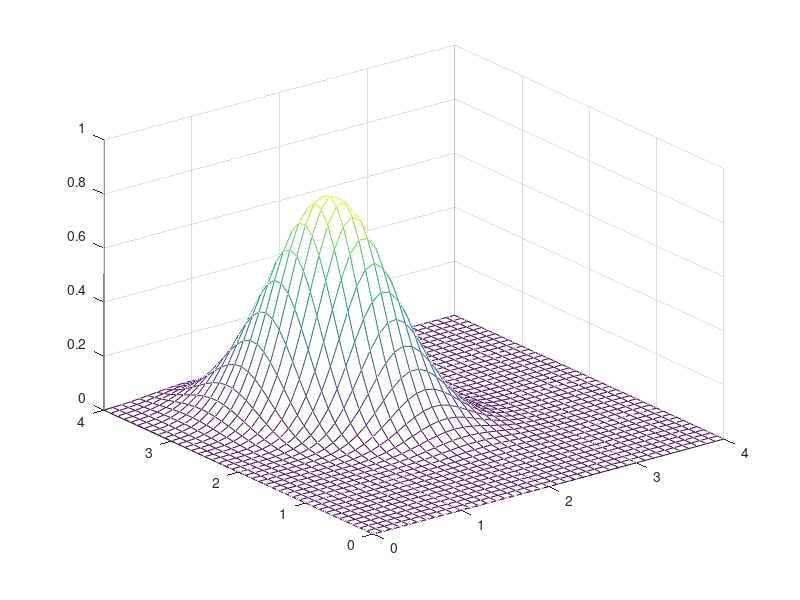
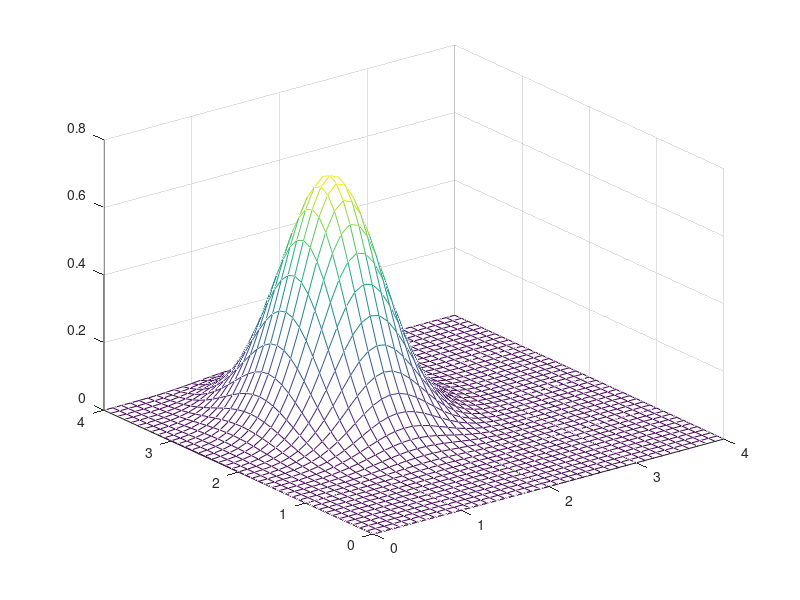

The MATLAB script that drew these images, in order:
function [ ] = U14b( )

V1 = [0.74 3.45; 0.98 3.03; 2.14 2.23; 1.53 2.49; 1.49 2.54; 1.45 2.59; 1.34 2.78; 2.36 1.78];
V2 = [0.85 1.98; 1.23 2.39; 2.02 1.74; 1.82 3.56; 1.55 3.34; 1.50 2.58; 1.45 2.52];
V3 = [0.68 3.02; 1.76 1.88; 1.52 2.48; 1.48 2.52; 1.44 2.67; 1.13 2.97];

VX = cat(1, V1, V2, V3);

M = mean(VX, 1);    %1.4505    2.5971

Cov = cov(VX);

Cov

C2 = zeros(2,2);
for i = 1:size(VX,1)
    C2 = C2 + (VX(i,:)-M).'*(VX(i,:)-M);
end

Cx = C2 / (size(VX,1)-1)    % / N-1

Cy = C2 / (size(VX,1))    % / N



% U14 c)

V1 = [0.98 3.03; 2.14 2.23; 1.53 2.49; 1.49 2.54; 1.45 2.59; 1.34 2.78];
V2 = [1.23 2.39; 2.02 1.74; 1.82 3.56; 1.55 3.34; 1.50 2.58; 1.45 2.52];
V3 = [1.76 1.88; 1.52 2.48; 1.48 2.52; 1.44 2.67; 1.13 2.97];

VX = cat(1, V1, V2, V3);

M = mean(VX, 1);    %1.5194    2.6065

M

[x1,x2] = meshgrid(0:0.1:4);

for i = 1:size(x1,1)
    for j = 1:size(x1,2)
        x = [x1(i,j) x2(i,j)];
        y(i,j) = 1/sqrt((2*pi)^2*det(Cov))*exp(-0.5*(x-M)*inv(Cov)*(x-M).');
    end
end

y

figure; mesh(x1, x2, y);

Cov(2,1) = 0;
Cov(1,2) = Cov(2,1);
for i = 1:size(x1,1)
    for j = 1:size(x1,2)
        x = [x1(i,j) x2(i,j)];
        y(i,j) = 1/sqrt((2*pi)^2*det(Cov))*exp(-0.5*(x-M)*inv(Cov)*(x-M).');
    end
end

figure; mesh(x1, x2, y);


end



